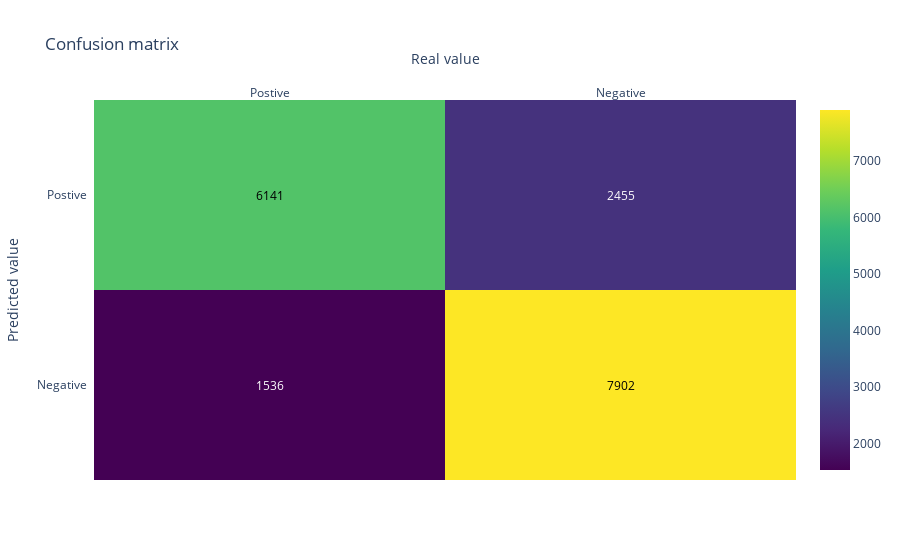

Notebook code cell kept with this figure:
### Code cell
print(metrics.accuracy_score(y_test,pred_value_knn))
conf_matrix(metrics.confusion_matrix(y_test, pred_value_knn))

### Figure 1 — Plotly figure (JSON) as saved in the notebook; plotly's stock layout.template omitted (floating-point values rounded to 4 significant figures)
{"data": [{"colorscale": [[0, "#440154"], [0.1111, "#482878"], [0.2222, "#3e4989"], [0.3333, "#31688e"], [0.4444, "#26828e"], [0.5556, "#1f9e89"], [0.6667, "#35b779"], [0.7778, "#6ece58"], [0.8889, "#b5de2b"], [1, "#fde725"]], "reversescale": false, "showscale": true, "type": "heatmap", "x": ["Postive", "Negative"], "y": ["Negative", "Postive"], "z": [[1536, 7902], [6141, 2455]]}], "layout": {"annotations": [{"font": {"color": "#FFFFFF"}, "showarrow": false, "text": "1536", "x": "Postive", "xref": "x", "y": "Negative", "yref": "y"}, {"font": {"color": "#000000"}, "showarrow": false, "text": "7902", "x": "Negative", "xref": "x", "y": "Negative", "yref": "y"}, {"font": {"color": "#000000"}, "showarrow": false, "text": "6141", "x": "Postive", "xref": "x", "y": "Postive", "yref": "y"}, {"font": {"color": "#FFFFFF"}, "showarrow": false, "text": "2455", "x": "Negative", "xref": "x", "y": "Postive", "yref": "y"}], "title": {"text": "Confusion matrix"}, "xaxis": {"dtick": 1, "gridcolor": "rgb(0, 0, 0)", "side": "top", "ticks": "", "title": {"text": "Real value"}}, "yaxis": {"dtick": 1, "ticks": "", "ticksuffix": "  ", "title": {"text": "Predicted value"}}}}
